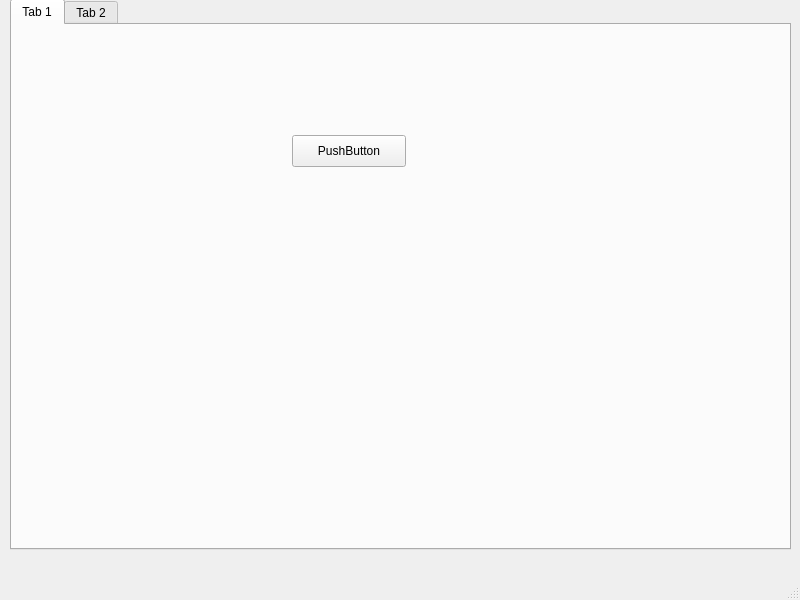
<?xml version="1.0" encoding="UTF-8"?>
<ui version="4.0">
 <class>MainWindow</class>
 <widget class="QMainWindow" name="MainWindow">
  <property name="geometry">
   <rect>
    <x>0</x>
    <y>0</y>
    <width>800</width>
    <height>600</height>
   </rect>
  </property>
  <property name="windowTitle">
   <string>MainWindow</string>
  </property>
  <widget class="QWidget" name="centralwidget">
   <widget class="QTabWidget" name="tabWidget">
    <property name="geometry">
     <rect>
      <x>10</x>
      <y>-1</y>
      <width>781</width>
      <height>551</height>
     </rect>
    </property>
    <property name="currentIndex">
     <number>0</number>
    </property>
    <widget class="QWidget" name="tab_1">
     <attribute name="title">
      <string>Tab 1</string>
     </attribute>
     <widget class="QPushButton" name="pushButton">
      <property name="geometry">
       <rect>
        <x>280</x>
        <y>110</y>
        <width>114</width>
        <height>32</height>
       </rect>
      </property>
      <property name="text">
       <string>PushButton</string>
      </property>
     </widget>
    </widget>
    <widget class="QWidget" name="tab_2">
     <attribute name="title">
      <string>Tab 2</string>
     </attribute>
    </widget>
   </widget>
  </widget>
  <widget class="QMenuBar" name="menubar">
   <property name="geometry">
    <rect>
     <x>0</x>
     <y>0</y>
     <width>800</width>
     <height>22</height>
    </rect>
   </property>
  </widget>
  <widget class="QStatusBar" name="statusbar"/>
 </widget>
 <resources/>
 <connections/>
</ui>
